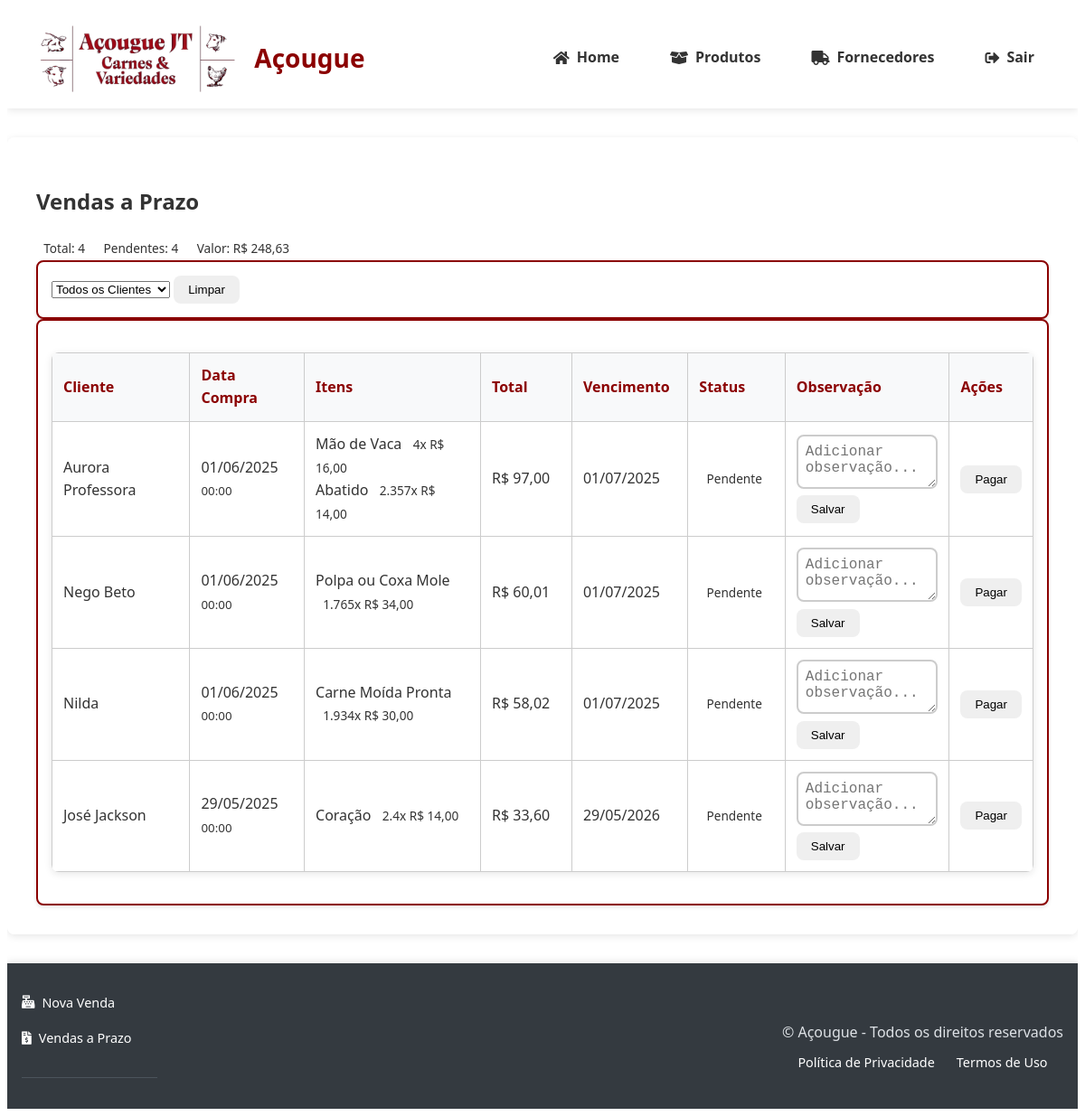
/vendas/listar_vendas_prazo (signed in), run on an earlier commit of the app's database.
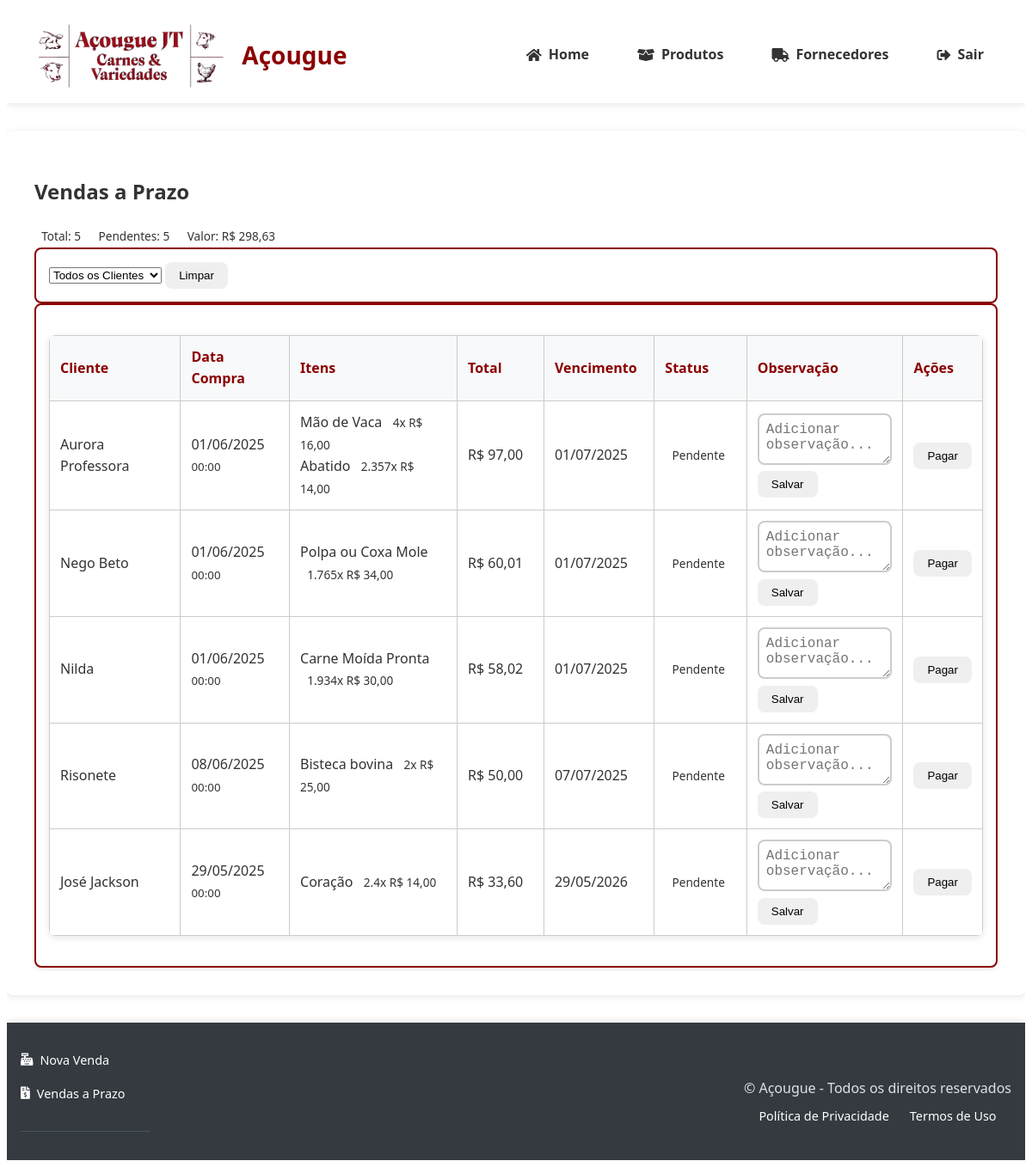
And on a later commit of the database.
### tables this page shows
CREATE TABLE venda_itens (
                id INTEGER PRIMARY KEY AUTOINCREMENT,
                venda_id TEXT NOT NULL REFERENCES vendas(id),
                produto_id INTEGER NOT NULL REFERENCES produtos(id),
                quantidade INTEGER NOT NULL,
                preco_unitario DECIMAL(10,2) NOT NULL
            );

CREATE TABLE vendas (
                id TEXT PRIMARY KEY,
                data TIMESTAMP DEFAULT CURRENT_TIMESTAMP,
                cliente_cpf TEXT,
                cliente_nome TEXT,  
                total DECIMAL(10,2) NOT NULL,
                metodo_pagamento TEXT NOT NULL,
                usuario_id INTEGER NOT NULL REFERENCES users(id) ON DELETE CASCADE,
                status_pagamento TEXT NOT NULL DEFAULT 'pago',
                data_vencimento DATE,
                observacao TEXT
            );

CREATE TABLE produtos (
                id INTEGER PRIMARY KEY AUTOINCREMENT,
                nome TEXT NOT NULL,
                descricao TEXT,
                categoria TEXT NOT NULL,
                preco DECIMAL(10,2) NOT NULL,
                quantidade INTEGER NOT NULL,
                estoque_minimo INTEGER DEFAULT 0,
                codigo_barras TEXT UNIQUE,
                foto TEXT,
                fornecedor_id INTEGER REFERENCES fornecedores(id) ON DELETE SET NULL,
                data_validade DATE,
                created_at TIMESTAMP DEFAULT CURRENT_TIMESTAMP,
                updated_at TIMESTAMP DEFAULT CURRENT_TIMESTAMP,
                tipo_venda TEXT NOT NULL DEFAULT 'unidade'
            );

### app.py (the view)
@app.route('/vendas/listar_vendas_prazo')
@login_required
@role_required('gerente')
def listar_vendas_prazo():
    letra_filter = request.args.get('letra', '').upper()
    cliente_filter = request.args.get('cliente_filter')
    vendas, clientes, total_vendas, total_pendentes, total_valor_pendente = \
        fetch_vendas_prazo(cliente_filter, letra_filter)
    return render_template(
        'vendas/listar_vendas_prazo.html',
        vendas=vendas,
        total_vendas=total_vendas,
        total_pendentes=total_pendentes,
        total_valor_pendente=total_valor_pendente,
        clientes=clientes
    )

### app.py (called while the page is built)
@app.template_filter('format_currency')
def format_currency(value):
    try:
        return f"R$ {float(value):,.2f}".replace(",", "X").replace(".", ",").replace("X", ".")
    except (ValueError, TypeError):
        return "R$ 0,00"

### banco_dados.py (called while the page is built)
@contextmanager
def get_db_connection():
    db_path = os.environ.get('DB_PATH', 'acougue.db')
    conn = sqlite3.connect(f'file:{db_path}', uri=True)
    conn.row_factory = sqlite3.Row
    conn.execute("PRAGMA foreign_keys = ON")
    try:
        yield conn
    finally:
        conn.close()

### templates/vendas/listar_vendas_prazo.html (shortened to what the changed rows need)
{% extends 'base.html' %}
{% block content %}
<div class="container-fluid px-4">
    <div class="d-flex justify-content-between align-items-center mb-4">
        <h2 class="mb-0">Vendas a Prazo</h2>
        <div class="total-info d-flex gap-2">
            <span class="badge bg-primary fs-6">Total: {{ total_vendas }}</span>
            <span class="badge bg-warning text-dark fs-6">Pendentes: {{ total_pendentes }}</span>
            <span class="badge bg-danger fs-6">Valor: {{ total_valor_pendente|format_currency }}</span>
        </div>
    </div>
    <div class="card shadow-lg">
        <div class="card-body p-0">
            <div class="table-responsive">
                <table class="table table-hover align-middle mb-0">
                    <thead class="table-light">
                        <tr>
                            <th style="width: 15%">Cliente</th>
                            <th style="width: 12%">Data Compra</th>
                            <th style="width: 20%">Itens</th>
                            <th class="text-end" style="width: 10%">Total</th>
                            <th style="width: 12%">Vencimento</th>
                            <th style="width: 10%">Status</th>
                            <th style="width: 18%">Observação</th>
                            <th style="width: 13%">Ações</th>
                        </tr>
                    </thead>
                    <tbody>
                        {% for venda in vendas %}
                        <tr class="{% if venda.vencida %}table-warning{% endif %}">
                            <td class="fw-semibold">{{ venda.cliente_nome }}</td>
                            <td>
                                <div class="text-secondary">
                                    {{ venda.data.strftime('%d/%m/%Y') if venda.data else '-' }}
                                </div>
                                <small class="text-muted">
                                    {{ venda.data.strftime('%H:%M') if venda.data else '' }}
                                </small>
                            </td>
                            <td>
                                {% if venda.itens %}
                                <div class="d-flex flex-column gap-1">
                                    {% for item in venda.itens %}
                                    <div class="d-flex justify-content-between">
                                        <span class="text-truncate" style="max-width: 120px">{{ item.nome }}</span>
                                        <span class="badge bg-light text-dark">
                                            {{ item.quantidade }}x {{ item.preco_unitario|format_currency }}
                                        </span>
                                    </div>
                                    {% endfor %}
                                </div>
                                {% else %}
                                <span class="text-muted fst-italic">Sem itens</span>
                                {% endif %}
                            </td>
                            <td class="text-end fw-bold text-success">
                                {{ venda.total|format_currency }}
                            </td>
                            <td>
                                <div class="d-flex align-items-center gap-1">
                                    {{ venda.data_vencimento.strftime('%d/%m/%Y') if venda.data_vencimento else '-' }}
                                </div>
                            </td>
                            <td>
                                <span class="badge rounded-pill bg-{% if venda.status_pagamento == 'pendente' %}warning{% else %}success{% endif %}">
                                    {{ 'Pendente' if venda.status_pagamento == 'pendente' else 'Pago' }}
                                </span>
                            </td>
                            <td>
                                <form method="POST" action="{{ url_for('adicionar_observacao_venda_prazo', venda_id=venda.id) }}">
                                    <div class="input-group">
                                        <textarea name="observacao"
                                                  class="form-control form-control-sm"
                                                  rows="2"
                                                  placeholder="Adicionar observação..."
                                                  style="min-height: 60px">{{ venda.observacao or '' }}</textarea>
                                    </div>
                                    <button type="submit" class="btn btn-sm btn-primary mt-1 w-100">
                                        Salvar
                                    </button>
                                </form>
                            </td>
                            <td class="text-center">
                                {% if venda.status_pagamento == 'pendente' %}
                                <form method="POST" action="{{ url_for('pagar_venda_prazo', venda_id=venda.id) }}">
                                    <button type="submit" class="btn btn-sm btn-success w-100">
                                        Pagar
                                    </button>
                                </form>
                                {% else %}
                                <span class="text-muted small">Finalizado</span>
                                {% endif %}
                            </td>
                        </tr>
                        {% endfor %}
                    </tbody>
                </table>
            </div>
        </div>
    </div>
</div>
{% endblock %}

What changed in the data, as far as the page shows it:
added venda_itens: cliente_nome "Risonete", data "08/06/2025", data "00:00", nome "Bisteca bovina", quantidade "2", preco_unitario "R$ 25,00", total "R$ 50,00", data_vencimento "07/07/2025"
added vendas: status_pagamento "Pendente"
Also different on the page:
{{ total_vendas }}: "4" → "5"
{{ total_pendentes }}: "4" → "5"
{{ total_valor_pendente|format_currency }}: "R$ 248,63" → "R$ 298,63"
